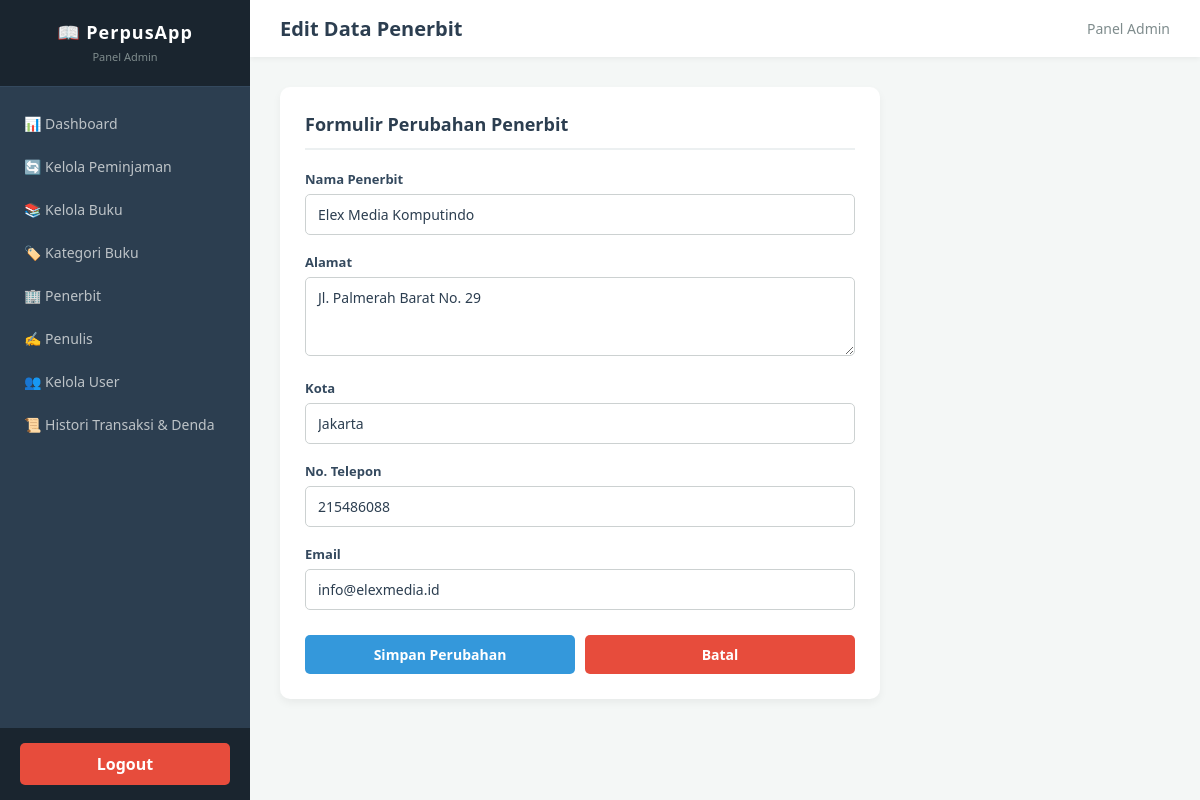
The page /CONTROLLER/c_penerbit.php?aksi=edit&id_penerbit=2 on the database its author committed.
### tables this page shows
CREATE TABLE `penerbit` (
  `id_penerbit` int NOT NULL,
  `nama_penerbit` varchar(50) NOT NULL,
  `alamat` varchar(70) DEFAULT NULL,
  `kota` varchar(50) DEFAULT NULL,
  `telepon` varchar(15) DEFAULT NULL,
  `email` varchar(50) DEFAULT NULL
);

### MODEL/m_koneksi.php (called while the page is built, shortened)
<?php
class Koneksi
{
    private $host = "localhost";
    private $username = "root";
    private $pass = "";
    private $dbname = "db_perpustakaan";
    public $koneksi;
    public function __construct()
    {
        $this->koneksi = mysqli_connect(
            $this->host,
            $this->username,
            $this->pass,
            $this->dbname
        );
        $this->koneksi->set_charset("utf8mb4");
    }
    public function getKoneksi()
    {
        return $this->koneksi;
    }
}

### MODEL/m_penerbit.php (called while the page is built, shortened)
<?php
require_once __DIR__ . "/m_koneksi.php";
class Penerbit
{
    private $koneksi;
    public function __construct()
    {
        $db = new Koneksi();
        $this->koneksi = $db->getKoneksi();
    }
    public function getById($id_penerbit)
    {
        $stmt = $this->koneksi->prepare("
            SELECT
                id_penerbit,
                nama_penerbit,
                alamat,
                kota,
                telepon,
                email
            FROM penerbit
            WHERE id_penerbit = ?
        ");
        $stmt->bind_param("i", $id_penerbit);
        $stmt->execute();
        $result = $stmt->get_result();
        $data = $result->fetch_assoc();
        return $data;
    }
}
?>

### VIEW/ADMIN/editPenerbit.php (the view, shortened to what this page needs)
<!DOCTYPE html>
<html lang="id">
<head>
</head>
<body>
    <?php include __DIR__ . "/../TEMPLATE/SideBarAdmin.php"; ?>
    <div class="main-content">
        <div class="topbar">
            <h2>Edit Data Penerbit</h2>
            <div style="font-size: 14px; color: #7f8c8d;">Panel Admin</div>
        </div>
        <div class="container">
            <div class="card">
                <div class="card-header">
                    <h3>Formulir Perubahan Penerbit</h3>
                </div>
                <?php if (!empty($dataPenerbit)): ?>
                    <form action="/Aplikasi Peminjaman Buku/CONTROLLER/c_penerbit.php?aksi=update" method="POST">
                        <div class="form-group">
                            <label for="nama_penerbit">Nama Penerbit</label>
                            <input type="text" id="nama_penerbit" name="nama_penerbit" class="form-control" value="<?= htmlspecialchars($dataPenerbit['nama_penerbit']) ?>" required>
                        </div>
                        <div class="form-group">
                            <label for="alamat">Alamat</label>
                            <textarea id="alamat" name="alamat" class="form-control" rows="3"><?= htmlspecialchars($dataPenerbit['alamat'] ?? '') ?></textarea>
                        </div>
                        <div class="form-group">
                            <label for="kota">Kota</label>
                            <input type="text" id="kota" name="kota" class="form-control" value="<?= htmlspecialchars($dataPenerbit['kota'] ?? '') ?>">
                        </div>
                        <div class="form-group">
                            <label for="telepon">No. Telepon</label>
                            <input type="text" id="telepon" name="telepon" class="form-control" value="<?= htmlspecialchars($dataPenerbit['telepon'] ?? '') ?>">
                        </div>
                        <div class="form-group">
                            <label for="email">Email</label>
                            <input type="email" id="email" name="email" class="form-control" value="<?= htmlspecialchars($dataPenerbit['email'] ?? '') ?>">
                        </div>
                        <div class="action-group">
                            <button type="submit" class="btn btn-submit">Simpan Perubahan</button>
                            <a href="../VIEW/ADMIN/daftarPenerbit.php" class="btn btn-cancel">Batal</a>
                        </div>
                    </form>
                <?php endif; ?>
            </div>
        </div>
    </div>
</body>
</html>

### VIEW/ADMIN/editPenerbit.php (style rules this page uses)
* { box-sizing: border-box; margin: 0; padding: 0; font-family: 'Segoe UI', Tahoma, Geneva, Verdana, sans-serif; }
body { background-color: #f4f7f6; color: #333; display: flex; min-height: 100vh; }
.main-content { flex: 1; display: flex; flex-direction: column; overflow: hidden; }
.topbar { background-color: #fff; padding: 15px 30px; box-shadow: 0 2px 5px rgba(0,0,0,0.05); display: flex; justify-content: space-between; align-items: center; }
.topbar h2 { font-size: 20px; color: #2c3e50; }
.container { padding: 30px; flex: 1; overflow-y: auto; }
.card { background: #ffffff; padding: 25px; border-radius: 10px; box-shadow: 0 4px 8px rgba(0, 0, 0, 0.05); max-width: 600px; }
.card-header { border-bottom: 2px solid #ecf0f1; padding-bottom: 12px; margin-bottom: 20px; }
.card-header h3 { color: #2c3e50; font-size: 18px; }
.form-group { margin-bottom: 18px; }
.form-group label { display: block; font-weight: 600; margin-bottom: 6px; color: #34495e; font-size: 13px; }
.form-control { width: 100%; padding: 10px 12px; border: 1px solid #ccd1d1; border-radius: 5px; font-size: 14px; color: #2c3e50; transition: all 0.3s ease; }
textarea.form-control { resize: vertical; }
.action-group { display: flex; gap: 10px; margin-top: 25px; }
.btn { padding: 10px 18px; border: none; border-radius: 5px; font-size: 14px; font-weight: bold; cursor: pointer; text-align: center; text-decoration: none; transition: background 0.3s ease; }
.btn-submit { background-color: #3498db; color: white; flex: 1; }
.btn-cancel { background-color: #e74c3c; color: white; flex: 1; }

### rows shown on the page
penerbit: nama_penerbit "Elex Media Komputindo", alamat "Jl. Palmerah Barat No. 29", kota "Jakarta", telepon "215486088", email "info@elexmedia.id"
